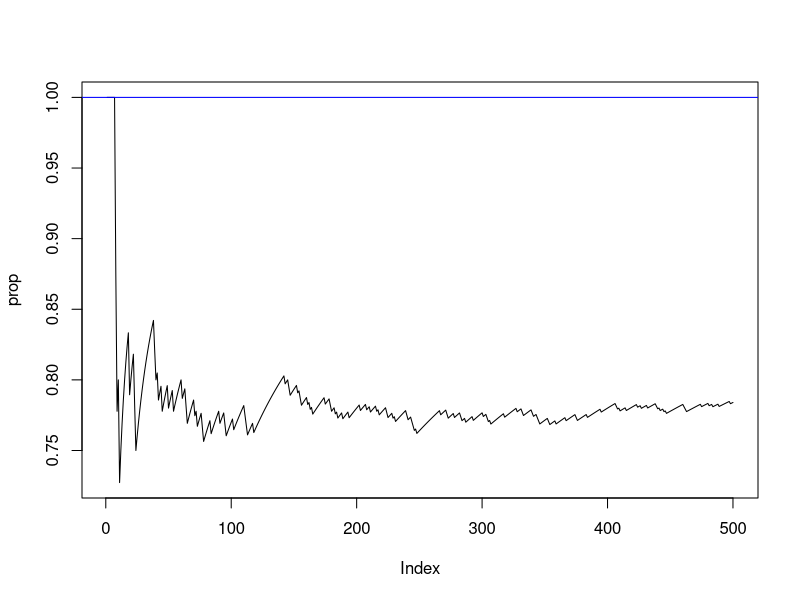
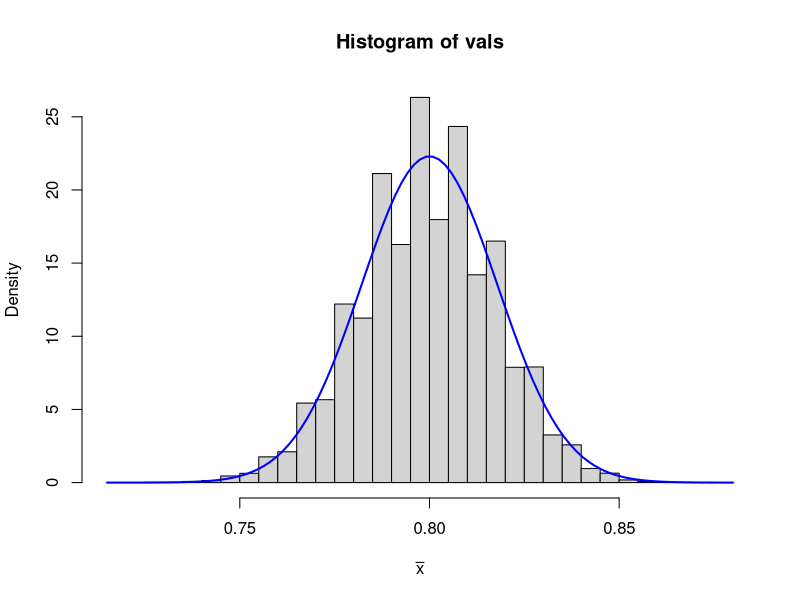

Reproduce these figures in R, in order.
## Law of Large Numbers
n <- 500
x <- rbinom(n = n, size = 1, prob = 0.8)
# x <- rexp(n = n)
prop <- cumsum(x)/(1:n)
plot(prop, type = "l")
abline(h = 1, col = "blue")







## Central Limit Theorem
n <- 500
sample <- rbinom(n = n, size = 1, prob = 0.5)
mean(sample)

vals <- numeric(100000)
for(i in 1:100000){
  sample <- rbinom(n = n, size = 1, prob = 0.8)
  vals[i] <- mean(sample)
}
hist(vals, prob = TRUE, breaks = 25, xlab = expression(bar(x)))
curve(dnorm(x, mean = 0.8, sd = sqrt(0.8*0.2/n)), 
      add = TRUE, lwd = 2, col = "blue")
